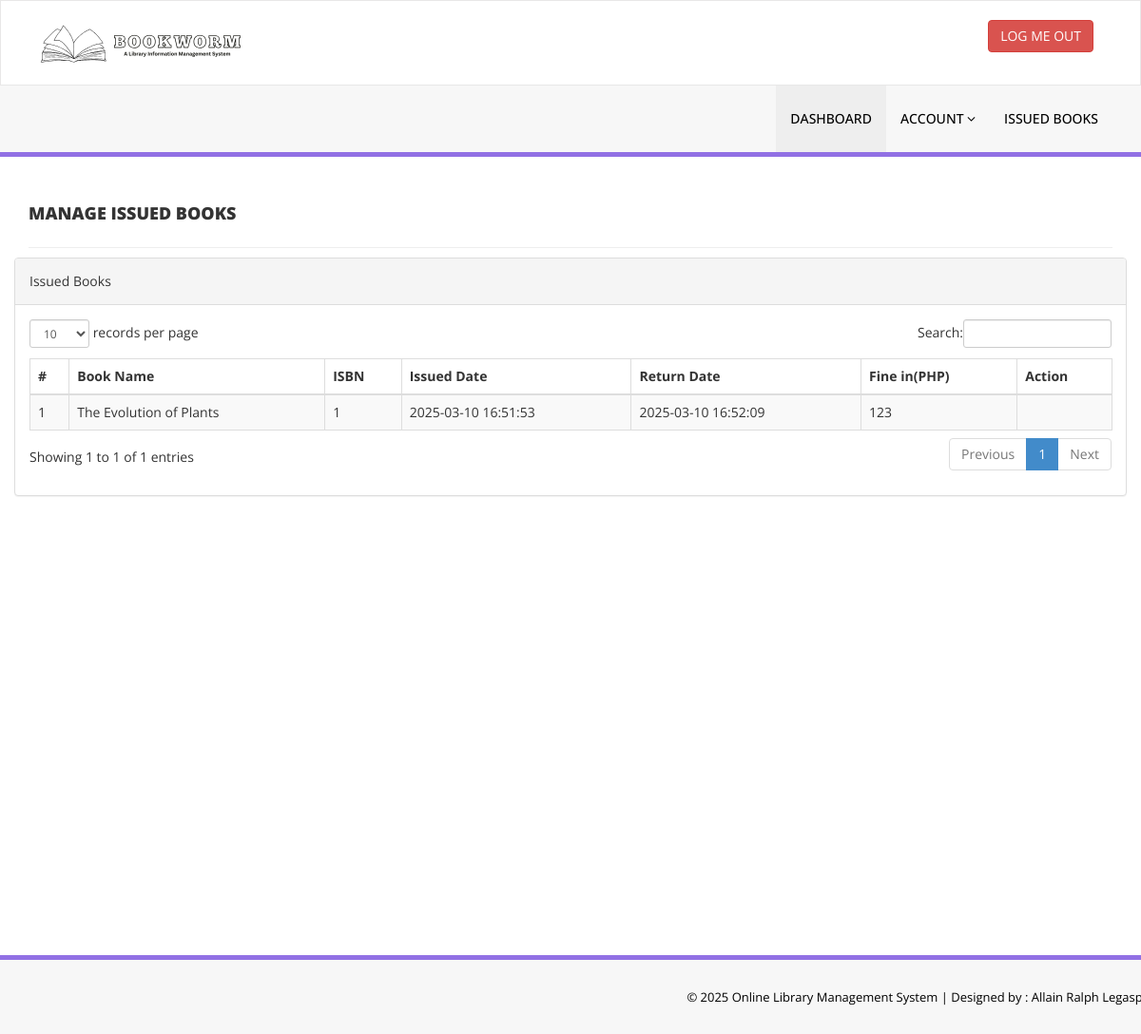
The app's page /issued-books.php (signed in) with its own data.
### tables this page shows
CREATE TABLE `tblissuedbookdetails` (
  `id` int(11) NOT NULL,
  `BookId` int(11) DEFAULT NULL,
  `StudentID` varchar(150) DEFAULT NULL,
  `IssuesDate` timestamp NULL DEFAULT current_timestamp(),
  `ReturnDate` timestamp NULL DEFAULT NULL ON UPDATE current_timestamp(),
  `RetrunStatus` int(1) DEFAULT NULL,
  `fine` int(11) DEFAULT NULL
);

CREATE TABLE `tblbooks` (
  `id` int(11) NOT NULL,
  `BookName` varchar(255) DEFAULT NULL,
  `CatId` int(11) DEFAULT NULL,
  `AuthorId` int(11) DEFAULT NULL,
  `ISBNNumber` int(11) DEFAULT NULL,
  `BookPrice` int(11) DEFAULT NULL,
  `RegDate` timestamp NULL DEFAULT current_timestamp(),
  `UpdationDate` timestamp NULL DEFAULT NULL ON UPDATE current_timestamp(),
  `Stock` int(11) DEFAULT 0
);

### issued-books.php (the view, shortened to what this page needs)
<?php
include('includes/config.php');
if (strlen($_SESSION['login']) == 0) {
    header('location:index.php');
} else {
?>
    <!DOCTYPE html>
    <html xmlns="http://www.w3.org/1999/xhtml">
    <head>
        <link href="assets/css/bootstrap.css" rel="stylesheet" />
        <link href="assets/css/font-awesome.css" rel="stylesheet" />
        <link href="assets/js/dataTables/dataTables.bootstrap.css" rel="stylesheet" />
        <link href="assets/css/style.css" rel="stylesheet" />
    </head>
    <body>
        <?php include('includes/header.php'); ?>
        <div class="content-wrapper">
            <div class="container">
                <div class="row pad-botm">
                    <div class="col-md-12">
                        <h4 class="header-line">Manage Issued Books</h4>
                    </div>
                    <div class="row">
                        <div class="col-md-12">
                            <div class="panel panel-default">
                                <div class="panel-heading">
                                    Issued Books
                                </div>
                                <div class="panel-body">
                                    <div class="table-responsive">
                                        <table class="table table-striped table-bordered table-hover" id="dataTables-example">
                                            <thead>
                                                <tr>
                                                    <th>#</th>
                                                    <th>Book Name</th>
                                                    <th>ISBN </th>
                                                    <th>Issued Date</th>
                                                    <th>Return Date</th>
                                                    <th>Fine in(PHP)</th>
                                                    <th>Action</th>
                                                </tr>
                                            </thead>
                                            <tbody>
                                                <?php
                                                $sid = $_SESSION['stdid'];
                                                $sql = "SELECT tblbooks.BookName,tblbooks.ISBNNumber,tblissuedbookdetails.IssuesDate,tblissuedbookdetails.ReturnDate,tblissuedbookdetails.id as rid,tblissuedbookdetails.fine from  tblissuedbookdetails join tblstudents on tblstudents.StudentId=tblissuedbookdetails.StudentId join tblbooks on tblbooks.id=tblissuedbookdetails.BookId where tblstudents.StudentId=:sid order by tblissuedbookdetails.id desc";
                                                $query = $dbh->prepare($sql);
                                                $query->bindParam(':sid', $sid, PDO::PARAM_STR);
                                                $query->execute();
                                                $results = $query->fetchAll(PDO::FETCH_OBJ);
                                                $cnt = 1;
                                                if ($query->rowCount() > 0) {
                                                    foreach ($results as $result) {               ?>
                                                        <tr class="odd gradeX">
                                                            <td class="center"><?php echo htmlentities($cnt); ?></td>
                                                            <td class="center"><?php echo htmlentities($result->BookName); ?></td>
                                                            <td class="center"><?php echo htmlentities($result->ISBNNumber); ?></td>
                                                            <td class="center"><?php echo htmlentities($result->IssuesDate); ?></td>
                                                            <td class="center"><?php if ($result->ReturnDate == "") { ?>
                                                                    <span style="color:red">
                                                                        <?php echo htmlentities("Not Returned Yet"); ?>
                                                                    </span>
                                                                <?php } else {
                                                                                    echo htmlentities($result->ReturnDate);
                                                                                }
                                                                ?>
                                                            </td>
                                                            <td class="center"><?php echo htmlentities($result->fine); ?></td>
                                                            <td class="center">
                                                            </td>
                                                        </tr>
                                                <?php $cnt = $cnt + 1;
                                                    }
                                                } ?>
                                            </tbody>
                                        </table>
                                    </div>
                                </div>
                            </div>
                        </div>
                    </div>
                </div>
            </div>
        </div>
        <?php include('includes/footer.php'); ?>
    </body>
    </html>
<?php } ?>

### assets/css/style.css (style rules this page uses)
.content-wrapper { margin-top: 40px; min-height:800px; padding-bottom:90px; }
.header-line { font-weight:900; padding-bottom:25px; border-bottom:1px solid #eeeeee; text-transform:uppercase; }
.pad-botm { padding-bottom:30px; }

### records on screen
tblissuedbookdetails: BookId.BookName "The Evolution of Plants", BookId.ISBNNumber "1", IssuesDate "2025-03-10 16:51:53", ReturnDate "2025-03-10 16:52:09", fine "123"
